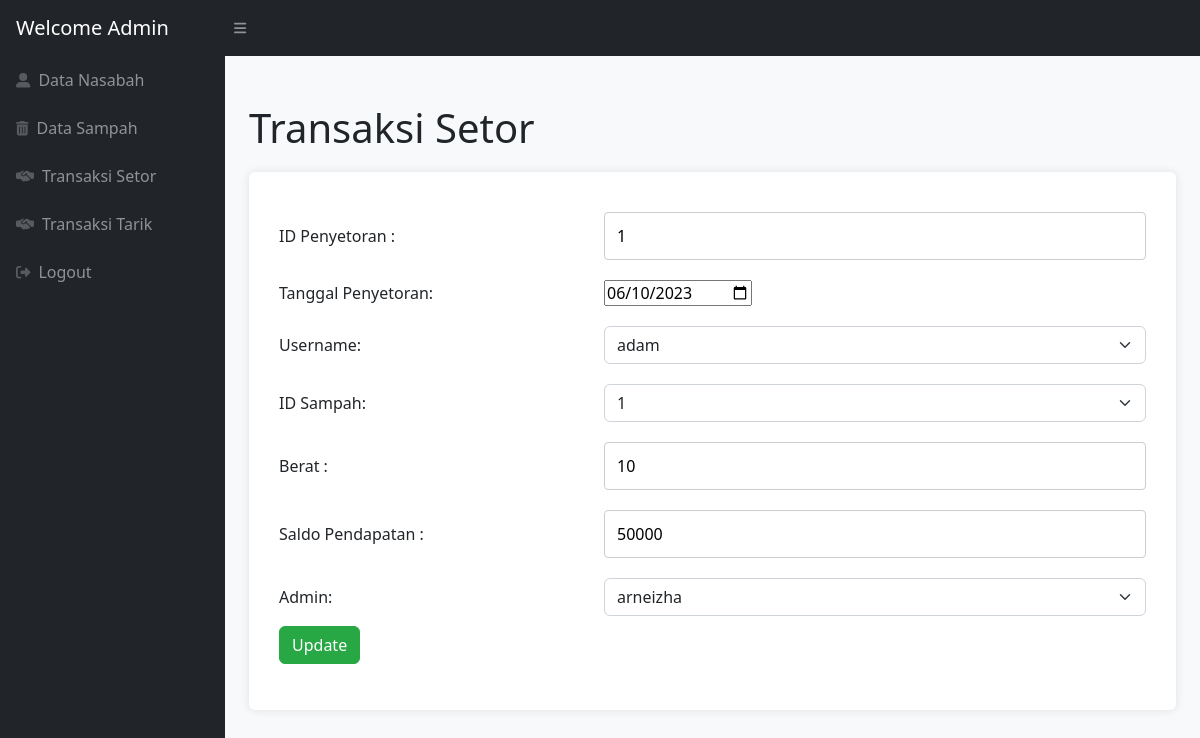
Page /form_edit_tsetor.php?id=1 on the committed database.
### tables this page shows
CREATE TABLE IF NOT EXISTS `t_setor` (
  `ID_setor` int(11) NOT NULL AUTO_INCREMENT,
  `tanggal` date NOT NULL,
  `username` varchar(50) DEFAULT NULL,
  `ID_sampah` int(11) NOT NULL DEFAULT 0,
  `berat` int(11) NOT NULL DEFAULT 0,
  `saldopendapatan` int(11) NOT NULL DEFAULT 0,
  `admin` varchar(50) NOT NULL DEFAULT '0',
  PRIMARY KEY (`ID_setor`),
  KEY `FK_t_setor_sampah` (`ID_sampah`),
  KEY `FK_t_setor_nasabah` (`username`),
  KEY `FK_t_setor_admin` (`admin`),
  CONSTRAINT `FK_t_setor_admin` FOREIGN KEY (`admin`) REFERENCES `admin` (`username`),
  CONSTRAINT `FK_t_setor_nasabah` FOREIGN KEY (`username`) REFERENCES `nasabah` (`username`),
  CONSTRAINT `FK_t_setor_sampah` FOREIGN KEY (`ID_sampah`) REFERENCES `sampah` (`ID_sampah`)
);

### form_edit_tsetor.php (the view, shortened to what this page needs)
<?php
include 'koneksi.php';
$ID_setor = "";
$tanggal = "";
$username = "";
$ID_sampah = "";
$berat = "";
$saldopendapatan = "";
$admin = "";
if (isset($_GET['id'])) {
  $ID_setor = $_GET['id'];
  $query = "SELECT * FROM t_setor WHERE ID_setor='$ID_setor'";
  $result = mysqli_query($conn, $query);
  if (mysqli_num_rows($result) > 0) {
    $row = mysqli_fetch_assoc($result);
    $ID_setor = $row['ID_setor'];
    $tanggal = $row['tanggal'];
    $username = $row['username'];
    $ID_sampah = $row['ID_sampah'];
    $berat = $row['berat'];
    $saldopendapatan = $row['saldopendapatan'];
    $admin = $row['admin'];
  } else {
    echo "No data found.";
    exit;
  }
}
$query_nasabah = "SELECT * FROM nasabah";
$result_nasabah = mysqli_query($conn, $query_nasabah);
$query_sampah = "SELECT * FROM sampah";
$result_sampah = mysqli_query($conn, $query_sampah);
$query_admin = "SELECT * FROM admin";
$result_admin = mysqli_query($conn, $query_admin);
?>
<!DOCTYPE html>
<html lang="en">
<head>
  <link href="https://cdn.jsdelivr.net/npm/simple-datatables@7.1.2/dist/style.min.css" rel="stylesheet" />
  <link href="css/styles.css" rel="stylesheet" />
</head>
<body class="sb-nav-fixed">
  <nav class="sb-topnav navbar navbar-expand navbar-dark bg-dark">
    <a class="navbar-brand ps-3" href="login_admin.php">Welcome Admin</a>
    <button class="btn btn-link btn-sm order-1 order-lg-0 me-4 me-lg-0" id="sidebarToggle" href="#!"><i class="fas fa-bars"></i></button>
  </nav>
  <div id="layoutSidenav">
    <div id="layoutSidenav_nav">
      <nav class="sb-sidenav accordion sb-sidenav-dark" id="sidenavAccordion">
        <div class="sb-sidenav-menu">
          <div class="nav">
            <a class="nav-link" href="dashboard.php">
              <div class="sb-nav-link-icon"><i class="fas fa-user-alt"></i></div>
              Data Nasabah
            </a>
            <a class="nav-link" href="data_sampah.php">
              <div class="sb-nav-link-icon"><i class="fas fa-trash-alt"></i></div>
              Data Sampah
            </a>
            <a class="nav-link" href="tsetor.php">
              <div class="sb-nav-link-icon"><i class="fas fa-handshake-alt"></i></div>
              Transaksi Setor
            </a>
            <a class="nav-link" href="ttarik.php">
              <div class="sb-nav-link-icon"><i class="fas fa-handshake-alt"></i></div>
              Transaksi Tarik
            </a>
            <a class="nav-link" href="index.html">
              <div class="sb-nav-link-icon"><i class="fas fa-sign-out-alt"></i></div>
              Logout
            </a>
          </div>
      </nav>
    </div>
    <div id="layoutSidenav_content">
      <main>
        <div class="container-fluid px-4">
          <h1 class="mt-4">Transaksi Setor</h1>
          <div class="card-body">
            <form action="edit_tsetor.php" method="POST">
              <table>
                <tr>
                  <td>ID Penyetoran :</td>
                  <td><input type="text" name="ID_setor" value="<?php echo $ID_setor; ?>" readonly /></td>
                </tr>
                <tr>
                  <td>Tanggal Penyetoran:</td>
                  <td><input type="date" name="tanggal" value="<?php echo $tanggal; ?>" /></td>
                </tr>
                <tr>
                  <td>Username:</td>
                  <td>
                    <div class="input-group">
                      <select class="form-select" name="username">
                        <?php
                        while ($row_nasabah = mysqli_fetch_assoc($result_nasabah)) {
                          $selected_username = ($row_nasabah['username'] == $username) ? 'selected' : '';
                          echo "<option value='" . $row_nasabah['username'] . "' $selected_username>" . $row_nasabah['username'] . "</option>";
                        }
                        ?>
                      </select>
                    </div>
                  </td>
                </tr>
                <tr>
                  <td>ID Sampah:</td>
                  <td>
                    <div class="input-group">
                      <select class="form-select" name="ID_sampah" id="ID_sampah" onchange="calculatePrice()">
                        <?php
                        while ($row_sampah = mysqli_fetch_assoc($result_sampah)) {
                          $selected_ID_sampah = ($row_sampah['ID_sampah'] == $ID_sampah) ? 'selected' : '';
                          echo "<option value='" . $row_sampah['ID_sampah'] . "' $selected_ID_sampah data-harga='" . $row_sampah['harga'] . "'>" . $row_sampah['ID_sampah'] . "</option>";
                        }
                        ?>
                      </select>
                    </div>
                  </td>
                </tr>
                <tr>
                  <td>Berat :</td>
                  <td><input type="text" name="berat" id="berat" value="<?php echo $berat; ?>" oninput="calculatePrice()" /></td>
                </tr>
                <tr>
                  <td>Saldo Pendapatan :</td>
                  <td><input type="text" name="saldopendapatan" id="saldopendapatan" value="<?php echo $saldopendapatan; ?>" readonly /></td>
                </tr>
                <tr>
                  <td>Admin:</td>
                  <td>
                    <div class="input-group">
                      <select class="form-select" name="admin">
                        <?php
                        while ($row_admin = mysqli_fetch_assoc($result_admin)) {
                          $selected_admin = ($row_admin['username'] == $admin) ? 'selected' : '';
                          echo "<option value='" . $row_admin['username'] . "' $selected_admin>" . $row_admin['username'] . "</option>";
                        }
                        ?>
                      </select>
                    </div>
                  </td>
                </tr>
              </table>
              <div>
                <button type="submit" name="submit" class="btn btn-success">Update</button>
              </div>
            </form>
          </div>
        </div>
      </main>
    </div>
  </div>
</body>
</html>

### form_edit_tsetor.php (style rules this page uses)
body { background-color: #f8f9fa; }
.card-body { margin-top: 20px; background-color: #fff; padding: 30px; border-radius: 6px; box-shadow: 0 0 10px rgba(0, 0, 0, 0.1); }
table { width: 100%; }
table td { padding: 10px 0; }
table td input[type="text"] { width: 100%; padding: 12px; border: 1px solid #ccc; border-radius: 4px; font-size: 16px; }
.btn-success { background-color: #28a745; border-color: #28a745; }

### rows in the picture
t_setor: ID_setor "1", tanggal "06/10/2023", berat "10", saldopendapatan "50000"

### other values in the picture
form field username "adam"
form field ID_sampah "1"
form field admin "arneizha"
